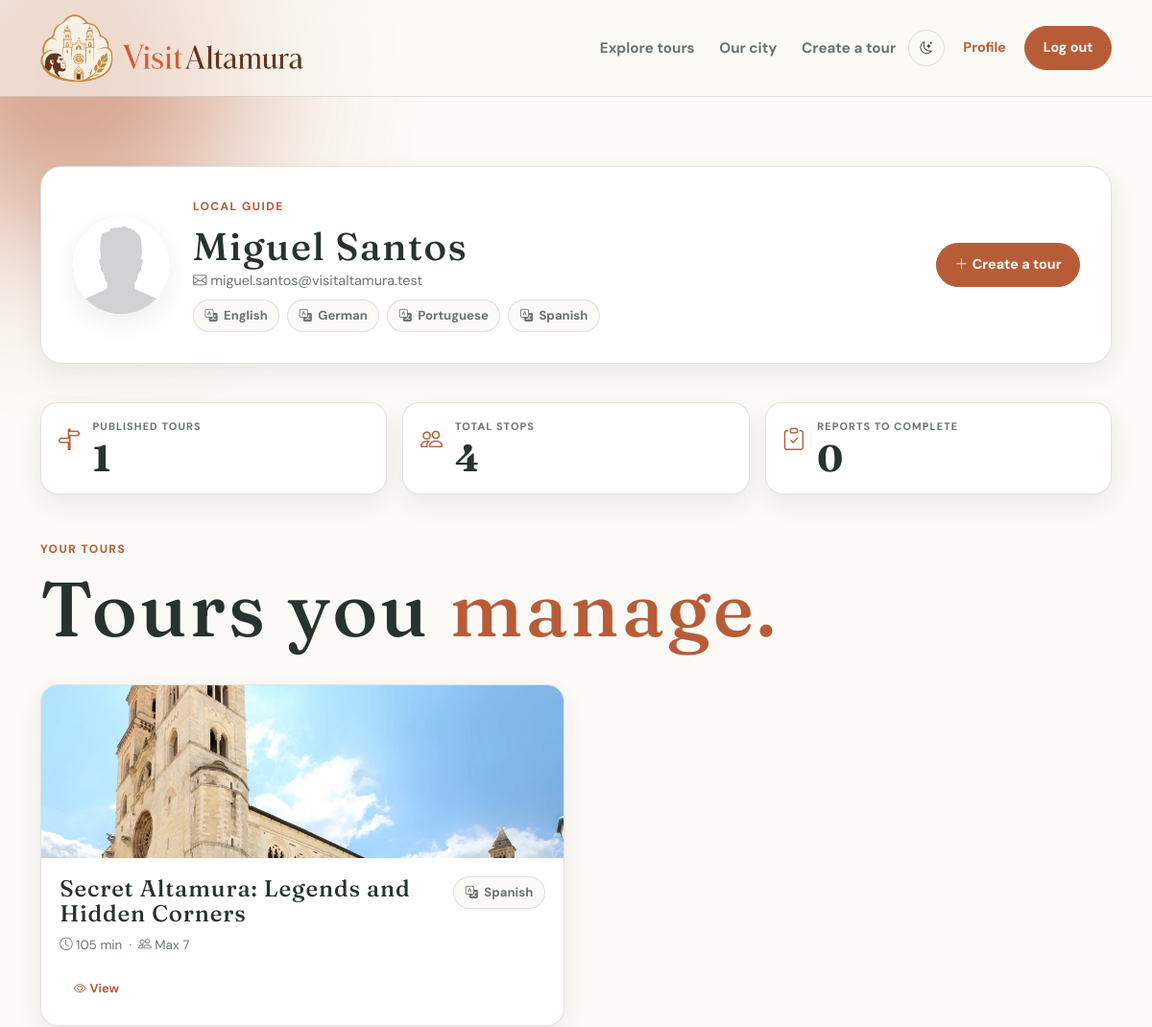
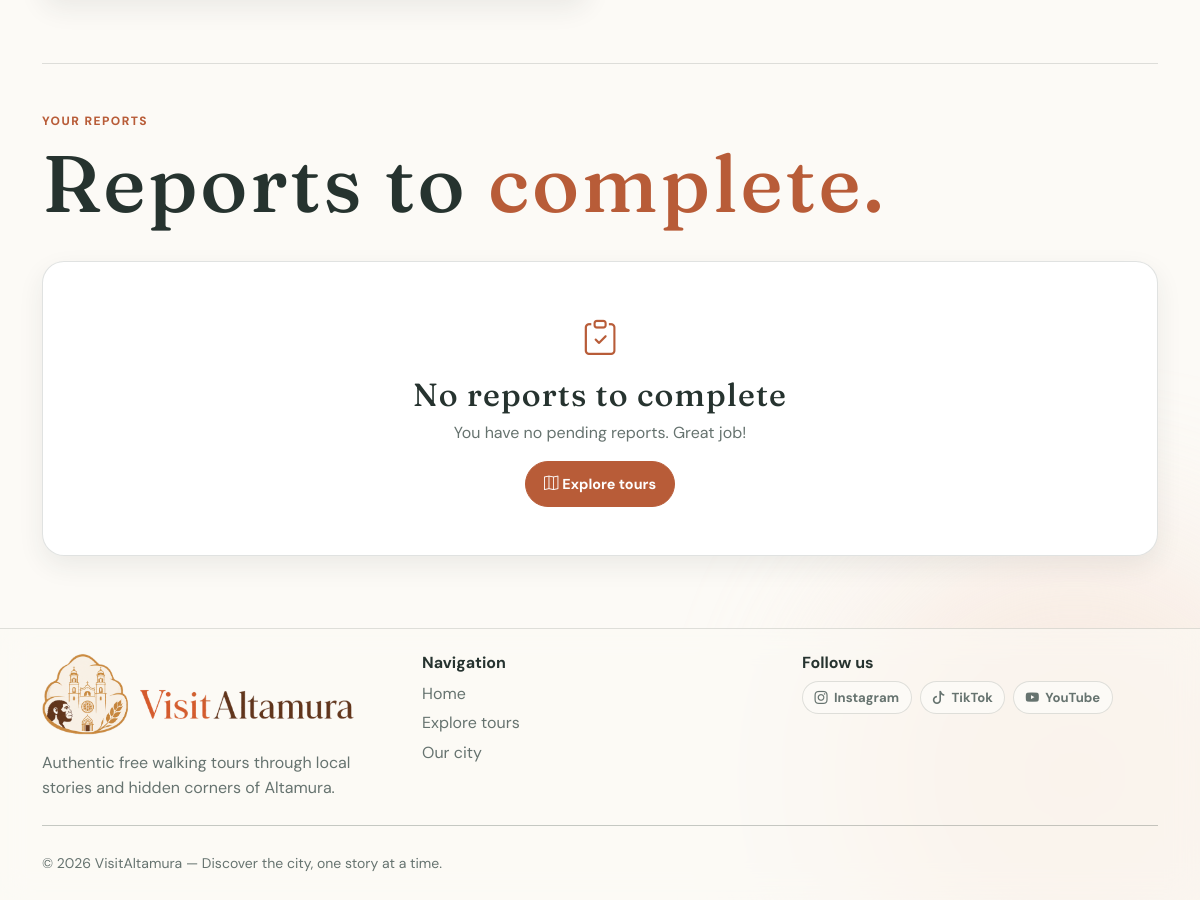
The app's page /profile/guide (signed in) with its own data (2 pictures, top to bottom).
### tables this page shows
CREATE TABLE "users" (
	"id"	INTEGER NOT NULL UNIQUE,
	"first_name"	TEXT NOT NULL,
	"last_name"	TEXT NOT NULL,
	"email"	TEXT NOT NULL UNIQUE,
	"password"	TEXT NOT NULL,
	"role"	TEXT NOT NULL CHECK("role" IN ('guide', 'participant', 'admin')),
	"profile_img"	TEXT,
	"created_at"	TEXT NOT NULL DEFAULT CURRENT_TIMESTAMP,
	PRIMARY KEY("id" AUTOINCREMENT)
);

CREATE TABLE "guide_languages" (
	"guide_id"	INTEGER NOT NULL,
	"language"	TEXT NOT NULL CHECK("language" IN ('Italian', 'English', 'Spanish', 'Portuguese', 'German')),
	PRIMARY KEY("guide_id","language"),
	FOREIGN KEY("guide_id") REFERENCES "users"("id")
);

CREATE TABLE "tours" (
	"id"	INTEGER NOT NULL UNIQUE,
	"title"	TEXT NOT NULL,
	"description"	TEXT NOT NULL,
	"guide_id"	INTEGER NOT NULL,
	"duration"	INTEGER NOT NULL CHECK("duration" > 0),
	"language"	TEXT NOT NULL CHECK("language" IN ('Italian', 'English', 'Spanish', 'Portuguese', 'German')),
	"meeting_point"	TEXT NOT NULL,
	"max_participants"	INTEGER NOT NULL CHECK("max_participants" > 0),
	"created_at"	TEXT NOT NULL DEFAULT CURRENT_TIMESTAMP,
	PRIMARY KEY("id" AUTOINCREMENT),
	FOREIGN KEY("guide_id") REFERENCES "users"("id"),
	FOREIGN KEY("guide_id","language") REFERENCES "guide_languages"("guide_id","language")
);

### app.py (the view)
@app.route("/profile/guide")
@login_required
def profile_guide():
    if current_user.role != 'guide':
        flash("Access denied: this page is only for guides", "danger")
        return redirect(url_for("home"))
    user = current_user
    guide_languages = languages_dao.get_languages_by_guide(user.id)
    db_tours = tours_dao.get_tours_by_guide(user.id)
    tours_data = []
    for tour in db_tours:
        has_reservations = tours_dao.has_reservations(tour['id'])
        tours_data.append({
            'tour': tour,
            'has_reservations': has_reservations
            })
    totals = {
        "tours": users_dao.count_tours_by_guide(user.id),
        "stops": users_dao.count_stops_by_guide(user.id),
        "reports_due": 0, #reports_dao.count_reports_due_by_guide(user.id)
        }
    return render_template("profile_guide.html", p_guide=user, p_guide_languages=guide_languages, p_totals=totals, p_tours_data=tours_data)

### app.py (called while the page is built)
@login_manager.user_loader
def load_user(user_id):
    db_user = users_dao.get_user_by_id(user_id)
    if db_user is not None:
        user = User(
            id = db_user['id'],
            first_name = db_user['first_name'],
            last_name = db_user['last_name'],
            email = db_user['email'],
            password = db_user['password'],
            role = db_user['role'],
            profile_img = db_user['profile_img'],
        )
    else:
        user = None
    return user

### languages_dao.py (called while the page is built)
def get_languages_by_guide(p_guide_id):
    query = "SELECT language FROM guide_languages WHERE guide_id = ? ORDER BY language"
    conn = sqlite3.connect("VisitAltamura_db.db")
    conn.row_factory = sqlite3.Row
    cursor = conn.cursor()
    cursor.execute(query, (p_guide_id,))
    languages = cursor.fetchall()
    conn.commit()
    cursor.close()
    conn.close()
    return [language['language'] for language in languages]

### tours_dao.py (called while the page is built)
def get_tours_by_guide(p_guide_id):
    query = "SELECT T.*, U.first_name, U.last_name, (SELECT TI.path_img FROM tour_images TI WHERE TI.tour_id = T.id ORDER BY TI.position LIMIT 1) AS path_img FROM tours T, users U WHERE T.guide_id = U.id AND T.guide_id = ? ORDER BY T.created_at DESC, T.id DESC"
    conn = sqlite3.connect("VisitAltamura_db.db")
    conn.row_factory = sqlite3.Row
    cursor = conn.cursor()
    cursor.execute(query, (p_guide_id,))
    db_tours = cursor.fetchall()
    conn.commit()
    cursor.close()
    conn.close()
    return db_tours

def has_reservations(p_tour_id):
    query = "SELECT COUNT(*) FROM reservations WHERE tour_id = ? AND status = 'confirmed'"
    conn = sqlite3.connect("VisitAltamura_db.db")
    cursor = conn.cursor()
    cursor.execute(query, (p_tour_id,))
    count = cursor.fetchone()[0]
    conn.commit()
    cursor.close()
    conn.close()
    if count > 0:
        return True
    return False

### users_dao.py (called while the page is built)
def get_user_by_id(p_id):
    query = "SELECT * FROM users WHERE id = ?"
    conn = sqlite3.connect("VisitAltamura_db.db")
    conn.row_factory = sqlite3.Row
    cursor = conn.cursor()
    cursor.execute(query, (p_id,))
    db_user = cursor.fetchone()
    conn.commit()
    cursor.close()
    conn.close()
    return db_user

### templates/profile_guide.html (shortened to what this page needs)
{% extends "base.html" %}
{% block content %}
<section class="section profile-section">
    <div class="container-xl">
        <header class="profile-header reveal reveal-delay-1">
            {% if p_guide.profile_img %}
            <img class="profile-avatar" src="{{ url_for('static', filename=p_guide.profile_img) }}"
                alt="{{ p_guide.first_name }} {{ p_guide.last_name }}">
            {% else %}
            <span class="profile-avatar">
                {{ p_guide.first_name[0] }}
                {{ p_guide.last_name[0] }}
            </span>
            {% endif %}
            <div class = "profile-info">
                <p class="section-badge">Local Guide</p>
                <h1 class="profile-name">{{ p_guide.first_name }} {{ p_guide.last_name }}</h1>
                <p class="profile-email"><i class="bi bi-envelope"></i> {{ p_guide.email }}</p>
                <div class="d-flex flex-wrap gap-2 mt-2">
                    {% for language in p_guide_languages %}
                    <span class="pills"><i class="bi bi-translate"></i> {{ language }}</span>
                    {% endfor %}
                </div>
            </div>
            <a href="{{ url_for('home') }}#tours" class="btn btn-brand profile-btn">
                <i class="bi bi-plus-lg me-1"></i>Create a tour
            </a>
        </header>
        <div class="row g-3 mt-4 reveal reveal-delay-2">
            <div class="col-12 col-md-4">
                <article class="stats-profile-card">
                    <i class="bi bi-signpost-split"></i>
                    <div class="stats-profile-content">
                        <span>Published tours</span>
                        <strong> {{ p_totals.tours }}</strong>
                    </div>
                </article>
            </div>
            <div class="col-12 col-md-4">
                <article class="stats-profile-card">
                    <i class="bi bi-people"></i>
                    <div class="stats-profile-content">
                        <span>Total stops</span>
                        <strong> {{ p_totals.stops }}</strong>
                    </div>
                </article>
            </div>
            <div class="col-12 col-md-4">
                <article class="stats-profile-card">
                    <i class="bi bi-clipboard-check" aria-hidden="true"></i>
                    <div class="stats-profile-content">
                        <span>Reports to complete</span>
                        <strong> {{ p_totals.reports_due }}</strong>
                    </div>
                </article>
            </div>
        </div>
        <section class="mt-5 reveal reveal-delay-2">
            <div class="section-title">
                <div>
                    <p class="section-badge">Your tours</p>
                    <h2>Tours you <span>manage.</span></h2>
                </div>
            </div>
            {% if p_tours_data %}
            <div class="row g-4">
                {% for item in p_tours_data %}
                <div class="col-12 col-lg-6">
                    <div class="profile-tour-card">
                        {% if item.tour.path_img %}
                        <img class="profile-tour-img" src="{{ url_for('static', filename=item.tour.path_img) }}"
                            alt="{{ item.tour.title }}">
                        {% else %}
                        <div class="profile-tour-img-placeholder"><i class="bi bi-map"></i></div>
                        {% endif %}
                        <div class="profile-tour-content">
                            <div class="d-flex align-items-start justify-content-between gap-2 mb-1">
                                <h3 class="profile-tour-title">{{ item.tour.title }}</h3>
                                <span class="pills flex-shrink-0">
                                    <i class="bi bi-translate"></i> {{ item.tour.language }}
                                </span>
                            </div>
                            <p class="profile-tour-info">
                                <i class="bi bi-clock"></i> {{ item.tour.duration }} min &nbsp;·&nbsp;
                                <i class="bi bi-people"></i> Max {{ item.tour.max_participants }}
                            </p>
                            <div class="d-flex flex-wrap gap-2 mt-3">
                                <a href="{{ url_for('tour', tour_id=item.tour.id) }}" class="btn btn-sm btn-link-brand">
                                    <i class="bi bi-eye me-1"></i>View
                                </a>
                            </div>
                        </div>
                    </div>
                    {% endfor %}
                </div>
                {% endif %}
        </section>
        <hr class="profile-divisor reveal reveal-delay-3">
        <section class="mt-5 reveal reveal-delay-4">
            <div class="section-title">
                <div>
                    <p class="section-badge">Your reports</p>
                    <h2>Reports to <span>complete.</span></h2>
                </div>
            </div>
            {% if p_reports_data %}
            <div class="row g-4">
                {% for item in p_reports_data %}
                <article class="col-12 col-lg-6">
                    <div class="profile-tour-card">
                        <img class="profile-tour-img" src="{{ url_for('static', filename=item.tour.path_img) }}"
                            alt="{{ item.tour.title }}">
                        <div class="profile-tour-content">
                            <div class="d-flex align-items-start justify-content-between gap-2 mb-1">
                                <h3 class="profile-tour-title">{{ item.tour.title }}</h3>
                                <span class="pills flex-shrink-0">
                                    <i class="bi bi-translate"></i> {{ item.tour.language }}
                                </span>
                                <span class="pills flex-shrink-0">
                                    <i class="bi bi-people"></i> {{ item.tour.max_participants }} max
                                </span>
                                <span class="pills flex-shrink-0">
                                    <i class="bi bi-calendar"></i> {{ item.reservation_date }}
                                </span>
                            </div>
                            <p class="profile-tour-info">
                                <i class="bi bi-clock"></i> {{ item.tour.duration }} min
                            </p>
                        </div>
                    </div>
                </article>
                {% endfor %}
            </div>
            {% else %}
            <div class="no-found">
                <i class="bi bi-clipboard-check no-found-icon"></i>
                <h3 class="fs-2 mb-2">No reports to complete</h3>
                <p class="mb-3">You have no pending reports. Great job!</p>
                <a class="btn btn-brand" href="{{ url_for('home') }}#tours">
                    <i class="bi bi-map me-1"></i>Explore tours
                </a>
            </div>
            {% endif %}
        </section>
    </div>
</section>
{% endblock %}

### records on screen
users: profile_img (placeholder picture), first_name "Miguel", last_name "Santos", email "miguel.santos@visitaltamura.test"
guide_languages: language "English"
guide_languages: language "German"
guide_languages: language "Portuguese"
guide_languages: language "Spanish"
tours: tour "Secret Altamura: Legends and Hidden Corners", tour.language "Spanish", tour.duration "105", tour.max_participants "7"

### other values on screen
{{ p_totals.tours }} "1"
{{ p_totals.stops }} "4"
{{ p_totals.reports_due }} "0"
